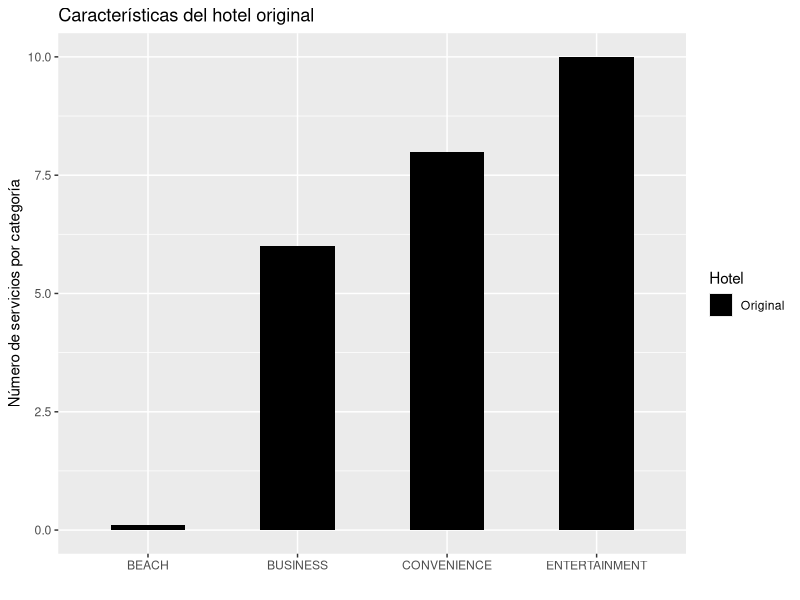
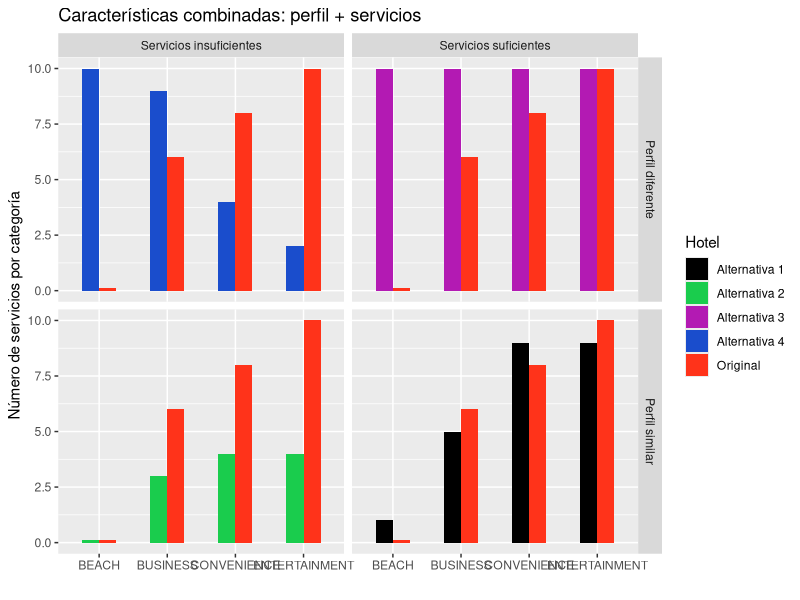
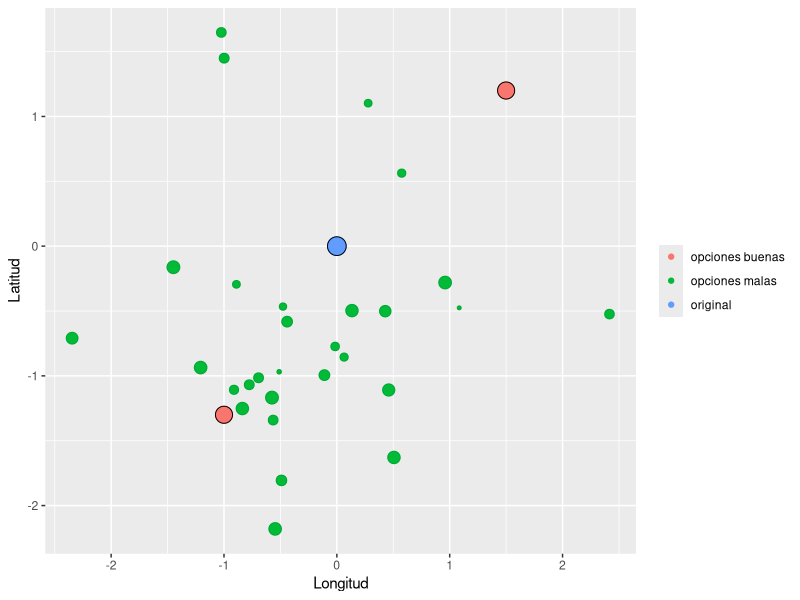
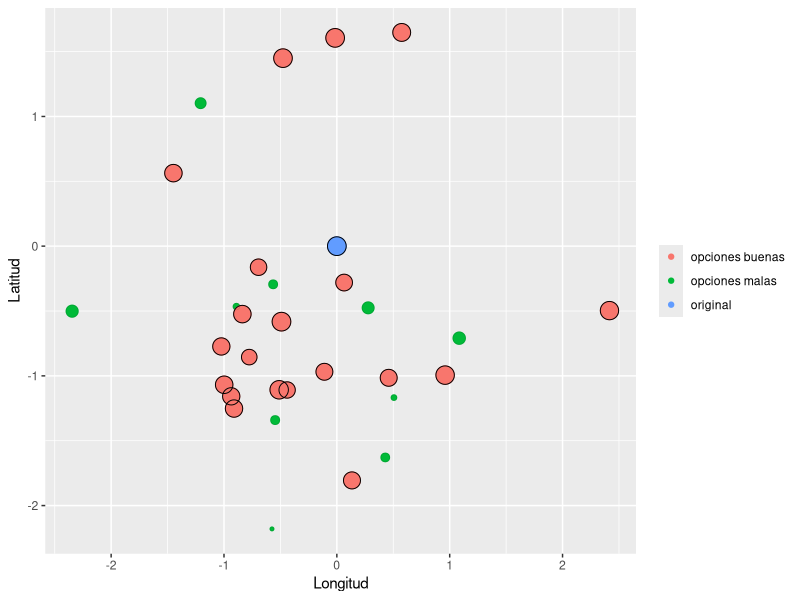
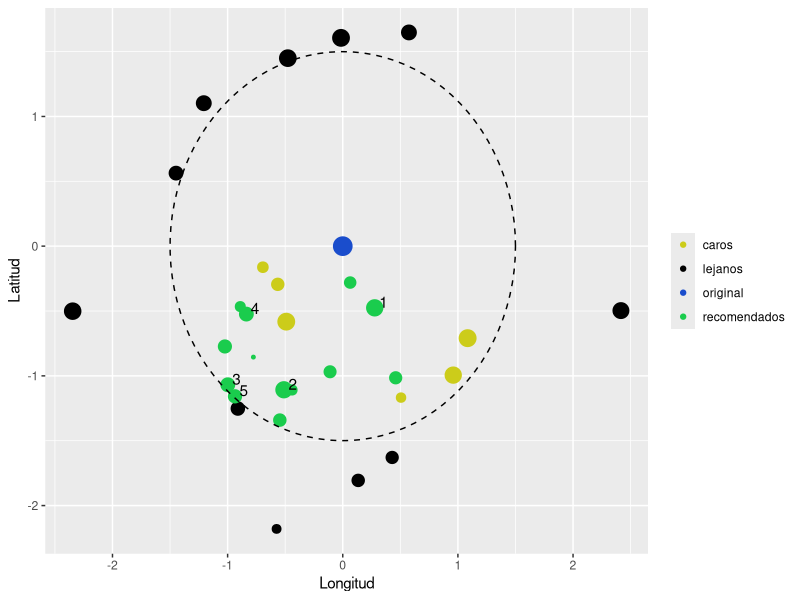

Here is the R script that generated these plots, in order:
## ---- chunk 1
library(Matrix)
library(dplyr)
library(tidyr)
library(ggplot2)
library(knitr)
#setwd("C:/Users/bmxddt005062/Documents/recomendacion_de_hoteles")
# # Servicios
# load('datos/hoteles_servicios_mex.Rdata')
# # Categorias
# load('datos/hoteles_servicios_categorias_mex.Rdata')
# # Precios, comentarios, geolocalizacion
# load('datos/hoteles_precios_comentarios_geo_mex.Rdata')
circleFun <- function(center = c(0,0),diameter = 1, npoints = 100){
    r = diameter / 2
    tt <- seq(0,2*pi,length.out = npoints)
    xx <- center[1] + r * cos(tt)
    yy <- center[2] + r * sin(tt)
    return(data.frame(x = xx, y = yy))
}
## ---- chunk 2

aux <- data.frame(x = c('BEACH','BUSINESS','ENTERTAINMENT','CONVENIENCE'),
                y = c(0.1,6,10,8),
                Hotel = rep('Original', 4))

ggplot(aux) +
  geom_bar(aes(x,y,fill=Hotel), stat='identity', position='dodge', width=0.5) +
  scale_fill_manual(values = 'black') +
  labs(title='Características del hotel original', x='', y='Número de servicios por categoría')

## ---- chunk 3

x <- data.frame(x = c('BEACH','BUSINESS','ENTERTAINMENT','CONVENIENCE'),
                y = c(0.1,6,10,8),
                Hotel = rep('Original', 4))
y <- data.frame(x = c('BEACH','BUSINESS','ENTERTAINMENT','CONVENIENCE'),
                y = c(1,5,9,9),
                Hotel = rep('Alternativa 1', 4))
z <- data.frame(x = c('BEACH','BUSINESS','ENTERTAINMENT','CONVENIENCE'),
                y = c(0.1,3,4,4),
                Hotel = rep('Alternativa 2', 4))
v <- data.frame(x = c('BEACH','BUSINESS','ENTERTAINMENT','CONVENIENCE'),
                y = c(10,10,10,10),
                Hotel = rep('Alternativa 3', 4))
w <- data.frame(x = c('BEACH','BUSINESS','ENTERTAINMENT','CONVENIENCE'),
                y = c(10,9,2,4),
                Hotel = rep('Alternativa 4', 4))

aux <- rbind(
  cbind(x,div='Perfil similar', hinge='Servicios suficientes'),
  cbind(y,div='Perfil similar', hinge='Servicios suficientes'),
  cbind(x,div='Perfil similar', hinge='Servicios insuficientes'),
  cbind(z,div='Perfil similar', hinge='Servicios insuficientes'),
  cbind(x,div='Perfil diferente', hinge='Servicios suficientes'),
  cbind(v,div='Perfil diferente', hinge='Servicios suficientes'),
  cbind(x,div='Perfil diferente', hinge='Servicios insuficientes'),
  cbind(w,div='Perfil diferente', hinge='Servicios insuficientes'))

ggplot(aux) +
  geom_bar(aes(x,y,fill=Hotel), stat='identity', position='dodge', width=0.5) +
  scale_fill_manual(values = c('black', rgb(0.1,0.8,0.3),
                               rgb(0.7,0.1,0.7), rgb(0.1,0.3,0.8), rgb(1,0.2,0.1))) +
  facet_grid(div ~ hinge) +
  labs(title='Características combinadas: perfil + servicios', x='', y='Número de servicios por categoría')

## ---- chunk 4
set.seed(1234)
x2 <- data.frame(x=c(0,rnorm(29),1.5,-1), y=c(0,rnorm(29),1.2,-1.3), s=c(5,2*runif(29),4,4), col=c('original',rep('opciones malas',29), 'opciones buenas', 'opciones buenas'))
ggplot(x2, aes(x,y,size=s)) +
  geom_point(aes(color=col)) +
  geom_point(aes(alpha=(s>2)), shape=1, color='black') +
  scale_size_continuous(guide=FALSE) +
  scale_alpha_discrete(guide=FALSE) +
  guides(color=guide_legend(title=NULL)) +
  labs(x='Longitud', y='Latitud')
#ggsave('documentacion/graficas/cercania.png')
## ---- chunk 5
set.seed(1234)
x2 <- data.frame(x=c(0,rnorm(30)),
                 y=c(0,rnorm(30)),
                 s=c(5,2*runif(10), 3 + 2*runif(20)),
                 col=c('original',rep('opciones malas',10), rep('opciones buenas', 20)))
ggplot(x2, aes(x,y,size=s)) +
  geom_point(aes(color=col)) +
  geom_point(aes(alpha=(s>2)), shape=1, color='black') +
  scale_size_continuous(guide=FALSE) +
  scale_alpha_discrete(guide=FALSE) +
  guides(color=guide_legend(title=NULL)) +
  labs(x='Longitud', y='Latitud')
#ggsave('documentacion/graficas/cercania.png')
## ---- chunk 6
set.seed(1234)
circ <- circleFun(c(0,0),3,npoints = 100)
x2 <- data.frame(x=c(0,rnorm(30)),
                 y=c(0,rnorm(30)),
                 s=c(5,4*runif(30))) %>%
  mutate(col=ifelse(s==5, 'original',
                    ifelse(sqrt(x^2 + y^2) < 1.5,
                           ifelse(runif(31) < 0.5, 'recomendados', 'caros'),
                                  'lejanos'))) %>%
  group_by(col) %>%
  mutate(r = rank(-s)) %>%
  arrange(col, r)
ggplot(x2) +
  geom_point(aes(x,y,size=s, color=col)) +
  scale_color_manual(values = c('original'=rgb(0.1,0.3,0.8),
                                'recomendados'=rgb(0.1,0.8,0.3),
                                'caros'=rgb(0.8,0.8,0.1),
                                'lejanos'='black')) +
  geom_path(data=circ, aes(x,y), linetype='dashed') +
  geom_text(data=filter(x2, col=='recomendados') %>% head(5),
            aes(x,y,label=r), hjust=-0.5, vjust=-0) +
  guides(color=guide_legend(title=NULL)) +
  scale_size_continuous(guide=FALSE) +
  scale_alpha_discrete(guide=FALSE) +
  labs(x='Longitud', y='Latitud')
